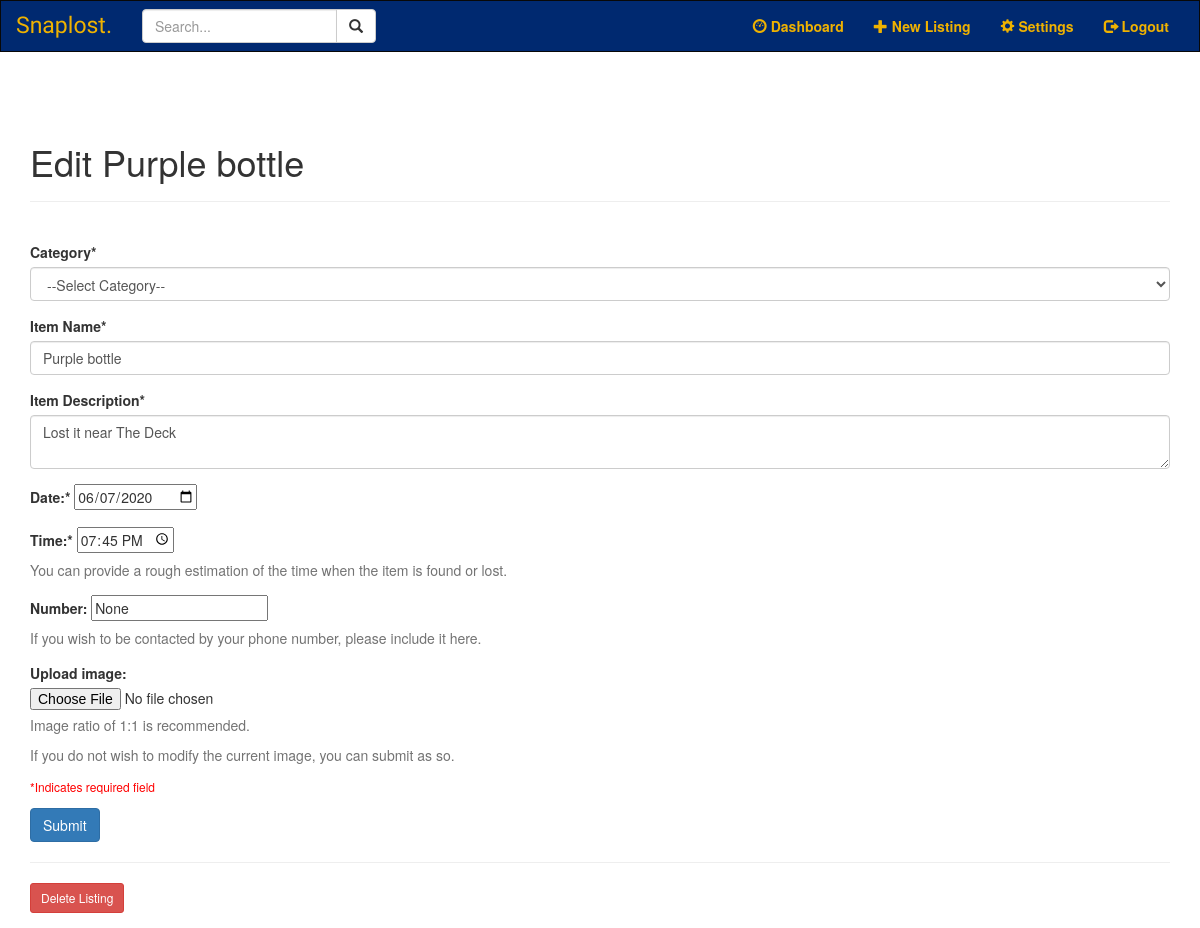
/2/edit (signed in), run on the app's committed database.
### models.py (models this page shows, shortened)
class SearchableMixin(object):
	@classmethod
	def reindex(cls):
		for obj in cls.query:
			add_to_index(cls.__tablename__, obj)

class Item(SearchableMixin, db.Model):
	__tablename__ = "item"
	__table_args__ = {'extend_existing': True}
	__searchable__ = ['item', 'description']
	id = db.Column(db.Integer, primary_key=True)
	category = db.Column(db.String(100), nullable=False)
	item = db.Column(db.String(100), nullable=False)
	description = db.Column(db.String(1000), nullable=False)
	occurdate = db.Column(db.Date)
	time = db.Column(db.Time)
	number = db.Column(db.String(100))
	photo = db.Column(db.String(100))
	user_id = db.Column(db.Integer, db.ForeignKey('user.id'))

### item.py (the view)
@item.route('/<int:item_id>/edit', methods=('GET','POST'))
@login_required
def edit(item_id):
    item = Item.query.filter_by(id=item_id).first()
    user = User.query.get(current_user.id)
    if request.method == 'POST':
        category = request.form.get('category')
        name = request.form['item']
        description = request.form['description']
        occurdate = request.form['occurdate']
        takentime = request.form['time']
        number = request.form['number']
        photo = request.files['photo']
        if not category:
            flash('Category of the listing is required!', 'warning')
            return render_template('edit.html', item=item)
        if not name:
            flash('Item name is required!', 'warning')
            return render_template('edit.html', item=item)
        if not description:
            flash('Item description is required!', 'warning')
            return render_template('edit.html', item=item)
        if not occurdate:
            flash('Date is required!', 'warning')
            return render_template('edit.html', item=item)
        if not takentime:
            flash('Time is required!'), 'warning'
            return render_template('edit.html', item=item)
        else:
            conDate = datetime.strptime(occurdate, '%Y-%m-%d')
            conTime = datetime.strptime(takentime, "%H:%M:%S").time()
            filename = secure_filename(photo.filename)
            updated = Item.query.get(item_id)
            if (category != updated.category):
                updated.category = category
            if (name != updated.item):
                updated.item = name
            if (description != updated.description):
                updated.description = description
            if (conDate != updated.occurdate):
                updated.occurdate = conDate
            if (conTime != updated.time):
                updated.time = conTime
            if (number != updated.number):
                updated.number = number
            if (filename != updated.photo):
                if filename:
                    if updated.photo:
                        os.remove(os.path.join(current_app.config['UPLOAD_FOLDER'], updated.photo))
                    photo.save(os.path.join(current_app.config['UPLOAD_FOLDER'],filename))
                    updated.photo = filename
            db.session.commit()
            flash('"{}" is successfully edited!'.format(name), 'info')
            return redirect(url_for('main.home'))
    else:
        return render_template('edit.html', item=item)

### forms.py
class SearchForm(FlaskForm):
    q = StringField('Search...', validators=[DataRequired()])
    def __init__(self, *args, **kwargs):
        if 'formdata' not in kwargs:
            kwargs['formdata'] = request.args
        if 'csrf_enabled' not in kwargs:
            kwargs['csrf_enabled'] = False
        super(SearchForm, self).__init__(*args, **kwargs)

### __init__.py (called while the page is built)
def create_app():
    app = Flask(__name__)
    app.config.from_object(Config)
    mail = Mail(app)
    db.init_app(app)
    migrate = Migrate(app, db, render_as_batch=True)
    app.elasticsearch = Elasticsearch("http://localhost:9200")
    login_manager = LoginManager()
    login_manager.login_view = 'auth.login'
    login_manager.login_message_category = 'danger'
    login_manager.init_app(app)
    from .models import User, Item
    @login_manager.user_loader # A user loader tells Flask-Login how to find a specifc user from the ID
    def load_user(user_id):
        return User.query.get(int(user_id))
    from .auth import auth as auth_blueprint
    app.register_blueprint(auth_blueprint)
    from .main import main as main_blueprint
    app.register_blueprint(main_blueprint)
    from .item import item as item_blueprint
    app.register_blueprint(item_blueprint)
    return app

### main.py (called while the page is built)
@main.before_app_request
def before_request():
	g.search_form = SearchForm()
	Item.reindex()

### search.py (called while the page is built)
def add_to_index(index, model):
	if not current_app.elasticsearch:
		return
	payload = {}
	for field in model.__searchable__:
		payload[field] = getattr(model, field) #equivalent to model.field
	current_app.elasticsearch.index(index=index, id=model.id, body=payload)

### templates/edit.html (shortened to what this page needs)
{% extends 'base.html' %}
{% block content %}
<div class='page-header'>
<h1> {% block title %} Edit {{ item['item'] }} {% endblock %} </h1>
</div>
<br>
<form method='post' enctype="multipart/form-data">
    <div class="form-group">
        <label for="category"> Category* </label>
        <select class="form-control" id="category" name="category">
            <option value="" selected disabled hidden>--Select Category--</option>
        </select>
    </div>
    <div class="form-group">
        <label for="item"> Item Name* </label>
        <input type="text" name="item"
               placeholder="Name the item" class="form-control"
               value="{{ request.form['item'] or item['item'] }}"> </input>
    </div>
    <div class="form-group">
        <div class="form-group">
            <label for="description">Item Description*</label>
            <textarea name="description" placeholder="Description"
                                     class="form-control">{{ request.form['content'] or item['description'] }}</textarea>
    </div>
    <div class="form-group">
        <label for="occurdate"> Date:* </label>
        <input type="date" id ="occurdate" name="occurdate" value="{{ request.form['occurdate'] or item['occurdate'] }}">
    </div>
    <div class="form-group">
        <label for="time"> Time:* </label>
        <input type="time" id="time" name="time" value="{{ request.form['time'] or item['time'] }}">
        <span class="help-block">You can provide a rough estimation of the time when the item is found or lost.</span>
    </div>
    <div class="form-group">
        <label for="number"> Number: </label>
        <input type="text" id ="number" name="number" value="{{ request.form['number'] or item['number'] }}">
        <span class="help-block">If you wish to be contacted by your phone number, please include it here.</span>
    </div>
    <div class="form-group">
        <label for="photo">Upload image: </label>
        <input type="file" id="photo" name="photo" accept="image/*" value="{{ request.files['photo'] or item['photo'] }}">
        <span class="help-block">Image ratio of 1:1 is recommended. </span>
        <span class="help-block">If you do not wish to modify the current image, you can submit as so. </span>
    </div>
    <div class="form-group">
        <h6 style="color:red"> *Indicates required field </h6>
    </div>
    <div class="form-group">
        <button type="submit" class="btn btn-primary">Submit</button>
    </div>
</form>
<hr>
<form action="{{ url_for('item.delete', item_id=item['id']) }}" method="POST">
    <input type="submit" value="Delete Listing"
                         class="btn btn-danger btn-sm"
                         onclick="return confirm('Are you sure you want to delete this post?')">
</form>
{% endblock %}

### data on the page
Item: item "Purple bottle", description "Lost it near The Deck", occurdate "06/07/2020", time "19:45:00", number "None"
